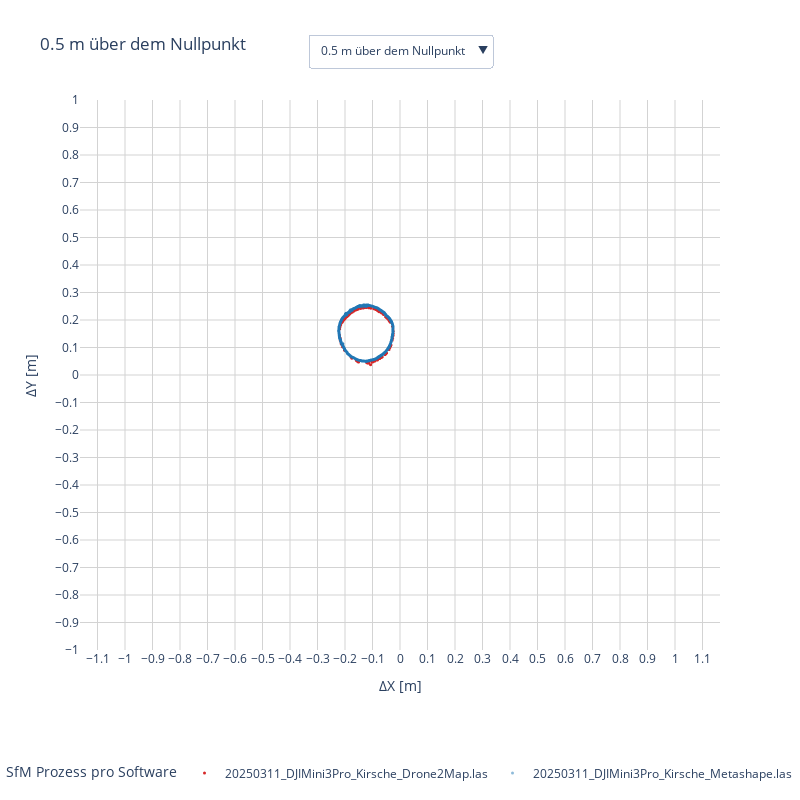

The notebook cell this image was saved under:
### Markdown cell above
### 1.5 interaktive horizontale Schnitte

### Code cell
import laspy
import numpy as np
import os
import plotly.graph_objs as go

# === Parameter ===
tolerance = 0.001
cut_levels = np.arange(0.5, 8.1, 0.5)
view_size = 1.0
colors = ["#d62728", "#1f77b4"]
alphas = [1.0, 0.5]

# === Referenzpunkt
tree_null = 279.675
tree_coord = (2615390.524, 1264898.409)
center_x, center_y = tree_coord
pc_dir = r"C:\_Data\BTh11\BTh11_Trieblaengenwachstum\05_Software_Comparison\50_BaseData\PointCloud"
las_files = [f for f in os.listdir(pc_dir) if f.endswith(".las")]

# === Punktwolken laden und verschieben
pointclouds = []
for filename in sorted(las_files):
    path = os.path.join(pc_dir, filename)
    las = laspy.read(path)
    x = np.array(las.x) - center_x
    y = np.array(las.y) - center_y
    z = np.array(las.z)
    pointclouds.append({
        "filename": filename,
        "x": x,
        "y": y,
        "z": z
    })

# === Plotly-Figur erstellen
fig = go.Figure()

# === Alle Schnitte als Traces hinzufügen
for j, level in enumerate(cut_levels):
    cut_height = tree_null + level

    for i, pc in enumerate(pointclouds):
        mask = (pc["z"] >= cut_height - tolerance) & (pc["z"] <= cut_height + tolerance)
        name = pc["filename"].replace("_clipped.las", "")

        fig.add_trace(go.Scattergl(
            x=pc["x"][mask],
            y=pc["y"][mask],
            mode='markers',
            marker=dict(size=3, color=colors[i], opacity=alphas[i]),
            name=name,
            legendgroup=name,
            showlegend=(j == 0),
            visible=(j == 0)
        ))

# === Dropdown-Menü definieren
buttons = []
for j, level in enumerate(cut_levels):
    vis = [False] * len(cut_levels) * len(pointclouds)
    for i in range(len(pointclouds)):
        vis[j * len(pointclouds) + i] = True

    label = f"{level:.1f} m über dem Nullpunkt"
    buttons.append(dict(label=label,
                        method="update",
                        args=[{"visible": vis},
                              {"title": label}]))

# === Layout-Anpassung
fig.update_layout(
    title=f"{cut_levels[0]:.1f} m über dem Nullpunkt",
    updatemenus=[dict(
        active=0,
        buttons=buttons,
        x=0.5,
        xanchor="center",
        y=1.12,
        yanchor="top"
    )],
    xaxis=dict(title="ΔX [m]", range=[-view_size, view_size], dtick=0.1,
               showgrid=True, gridcolor="lightgray", zeroline=False),
    yaxis=dict(title="ΔY [m]", range=[-view_size, view_size], dtick=0.1,
               showgrid=True, gridcolor="lightgray", zeroline=False,
               scaleanchor="x"),  # <- ACHSEN PROPORTIONAL
    legend=dict(title="SfM Prozess pro Software", orientation="h", yanchor="bottom", y=-0.25, x=0.5, xanchor="center"),
    plot_bgcolor="white",
    width=800,
    height=800,
    margin=dict(t=100)
)

fig.show()

### Figure 1 — Plotly figure (JSON) as saved in the notebook; plotly's stock layout.template omitted (floating-point values rounded to 4 significant figures; data arrays with more than 128 entries replaced by an {"elided": "..."} marker saying what was removed)
{"data": [{"legendgroup": "20250311_DJIMini3Pro_Kirsche_Drone2Map.las", "marker": {"color": "#d62728", "opacity": 1, "size": 3}, "mode": "markers", "name": "20250311_DJIMini3Pro_Kirsche_Drone2Map.las", "showlegend": true, "type": "scattergl", "visible": true, "x": {"elided": "137 float values"}, "y": {"elided": "137 float values"}}, {"legendgroup": "20250311_DJIMini3Pro_Kirsche_Metashape.las", "marker": {"color": "#1f77b4", "opacity": 0.5, "size": 3}, "mode": "markers", "name": "20250311_DJIMini3Pro_Kirsche_Metashape.las", "showlegend": true, "type": "scattergl", "visible": true, "x": {"elided": "1441 float values"}, "y": {"elided": "1441 float values"}}, {"legendgroup": "20250311_DJIMini3Pro_Kirsche_Drone2Map.las", "marker": {"color": "#d62728", "opacity": 1, "size": 3}, "mode": "markers", "name": "20250311_DJIMini3Pro_Kirsche_Drone2Map.las", "showlegend": false, "type": "scattergl", "visible": false, "x": {"elided": "154 float values"}, "y": {"elided": "154 float values"}}, {"legendgroup": "20250311_DJIMini3Pro_Kirsche_Metashape.las", "marker": {"color": "#1f77b4", "opacity": 0.5, "size": 3}, "mode": "markers", "name": "20250311_DJIMini3Pro_Kirsche_Metashape.las", "showlegend": false, "type": "scattergl", "visible": false, "x": {"elided": "789 float values"}, "y": {"elided": "789 float values"}}, {"legendgroup": "20250311_DJIMini3Pro_Kirsche_Drone2Map.las", "marker": {"color": "#d62728", "opacity": 1, "size": 3}, "mode": "markers", "name": "20250311_DJIMini3Pro_Kirsche_Drone2Map.las", "showlegend": false, "type": "scattergl", "visible": false, "x": {"elided": "156 float values"}, "y": {"elided": "156 float values"}}, {"legendgroup": "20250311_DJIMini3Pro_Kirsche_Metashape.las", "marker": {"color": "#1f77b4", "opacity": 0.5, "size": 3}, "mode": "markers", "name": "20250311_DJIMini3Pro_Kirsche_Metashape.las", "showlegend": false, "type": "scattergl", "visible": false, "x": {"elided": "822 float values"}, "y": {"elided": "822 float values"}}, {"legendgroup": "20250311_DJIMini3Pro_Kirsche_Drone2Map.las", "marker": {"color": "#d62728", "opacity": 1, "size": 3}, "mode": "markers", "name": "20250311_DJIMini3Pro_Kirsche_Drone2Map.las", "showlegend": false, "type": "scattergl", "visible": false, "x": {"elided": "174 float values"}, "y": {"elided": "174 float values"}}, {"legendgroup": "20250311_DJIMini3Pro_Kirsche_Metashape.las", "marker": {"color": "#1f77b4", "opacity": 0.5, "size": 3}, "mode": "markers", "name": "20250311_DJIMini3Pro_Kirsche_Metashape.las", "showlegend": false, "type": "scattergl", "visible": false, "x": {"elided": "1297 float values"}, "y": {"elided": "1297 float values"}}, {"legendgroup": "20250311_DJIMini3Pro_Kirsche_Drone2Map.las", "marker": {"color": "#d62728", "opacity": 1, "size": 3}, "mode": "markers", "name": "20250311_DJIMini3Pro_Kirsche_Drone2Map.las", "showlegend": false, "type": "scattergl", "visible": false, "x": {"elided": "1073 float values"}, "y": {"elided": "1073 float values"}}, {"legendgroup": "20250311_DJIMini3Pro_Kirsche_Metashape.las", "marker": {"color": "#1f77b4", "opacity": 0.5, "size": 3}, "mode": "markers", "name": "20250311_DJIMini3Pro_Kirsche_Metashape.las", "showlegend": false, "type": "scattergl", "visible": false, "x": {"elided": "12726 float values"}, "y": {"elided": "12726 float values"}}, {"legendgroup": "20250311_DJIMini3Pro_Kirsche_Drone2Map.las", "marker": {"color": "#d62728", "opacity": 1, "size": 3}, "mode": "markers", "name": "20250311_DJIMini3Pro_Kirsche_Drone2Map.las", "showlegend": false, "type": "scattergl", "visible": false, "x": {"elided": "650 float values"}, "y": {"elided": "650 float values"}}, {"legendgroup": "20250311_DJIMini3Pro_Kirsche_Metashape.las", "marker": {"color": "#1f77b4", "opacity": 0.5, "size": 3}, "mode": "markers", "name": "20250311_DJIMini3Pro_Kirsche_Metashape.las", "showlegend": false, "type": "scattergl", "visible": false, "x": {"elided": "10151 float values"}, "y": {"elided": "10151 float values"}}, {"legendgroup": "20250311_DJIMini3Pro_Kirsche_Drone2Map.las", "marker": {"color": "#d62728", "opacity": 1, "size": 3}, "mode": "markers", "name": "20250311_DJIMini3Pro_Kirsche_Drone2Map.las", "showlegend": false, "type": "scattergl", "visible": false, "x": {"elided": "530 float values"}, "y": {"elided": "530 float values"}}, {"legendgroup": "20250311_DJIMini3Pro_Kirsche_Metashape.las", "marker": {"color": "#1f77b4", "opacity": 0.5, "size": 3}, "mode": "markers", "name": "20250311_DJIMini3Pro_Kirsche_Metashape.las", "showlegend": false, "type": "scattergl", "visible": false, "x": {"elided": "9406 float values"}, "y": {"elided": "9406 float values"}}, {"legendgroup": "20250311_DJIMini3Pro_Kirsche_Drone2Map.las", "marker": {"color": "#d62728", "opacity": 1, "size": 3}, "mode": "markers", "name": "20250311_DJIMini3Pro_Kirsche_Drone2Map.las", "showlegend": false, "type": "scattergl", "visible": false, "x": {"elided": "580 float values"}, "y": {"elided": "580 float values"}}, {"legendgroup": "20250311_DJIMini3Pro_Kirsche_Metashape.las", "marker": {"color": "#1f77b4", "opacity": 0.5, "size": 3}, "mode": "markers", "name": "20250311_DJIMini3Pro_Kirsche_Metashape.las", "showlegend": false, "type": "scattergl", "visible": false, "x": {"elided": "10725 float values"}, "y": {"elided": "10725 float values"}}, {"legendgroup": "20250311_DJIMini3Pro_Kirsche_Drone2Map.las", "marker": {"color": "#d62728", "opacity": 1, "size": 3}, "mode": "markers", "name": "20250311_DJIMini3Pro_Kirsche_Drone2Map.las", "showlegend": false, "type": "scattergl", "visible": false, "x": {"elided": "524 float values"}, "y": {"elided": "524 float values"}}, {"legendgroup": "20250311_DJIMini3Pro_Kirsche_Metashape.las", "marker": {"color": "#1f77b4", "opacity": 0.5, "size": 3}, "mode": "markers", "name": "20250311_DJIMini3Pro_Kirsche_Metashape.las", "showlegend": false, "type": "scattergl", "visible": false, "x": {"elided": "11279 float values"}, "y": {"elided": "11279 float values"}}, {"legendgroup": "20250311_DJIMini3Pro_Kirsche_Drone2Map.las", "marker": {"color": "#d62728", "opacity": 1, "size": 3}, "mode": "markers", "name": "20250311_DJIMini3Pro_Kirsche_Drone2Map.las", "showlegend": false, "type": "scattergl", "visible": false, "x": {"elided": "474 float values"}, "y": {"elided": "474 float values"}}, {"legendgroup": "20250311_DJIMini3Pro_Kirsche_Metashape.las", "marker": {"color": "#1f77b4", "opacity": 0.5, "size": 3}, "mode": "markers", "name": "20250311_DJIMini3Pro_Kirsche_Metashape.las", "showlegend": false, "type": "scattergl", "visible": false, "x": {"elided": "10092 float values"}, "y": {"elided": "10092 float values"}}, {"legendgroup": "20250311_DJIMini3Pro_Kirsche_Drone2Map.las", "marker": {"color": "#d62728", "opacity": 1, "size": 3}, "mode": "markers", "name": "20250311_DJIMini3Pro_Kirsche_Drone2Map.las", "showlegend": false, "type": "scattergl", "visible": false, "x": {"elided": "266 float values"}, "y": {"elided": "266 float values"}}, {"legendgroup": "20250311_DJIMini3Pro_Kirsche_Metashape.las", "marker": {"color": "#1f77b4", "opacity": 0.5, "size": 3}, "mode": "markers", "name": "20250311_DJIMini3Pro_Kirsche_Metashape.las", "showlegend": false, "type": "scattergl", "visible": false, "x": {"elided": "8877 float values"}, "y": {"elided": "8877 float values"}}, {"legendgroup": "20250311_DJIMini3Pro_Kirsche_Drone2Map.las", "marker": {"color": "#d62728", "opacity": 1, "size": 3}, "mode": "markers", "name": "20250311_DJIMini3Pro_Kirsche_Drone2Map.las", "showlegend": false, "type": "scattergl", "visible": false, "x": {"elided": "248 float values"}, "y": {"elided": "248 float values"}}, {"legendgroup": "20250311_DJIMini3Pro_Kirsche_Metashape.las", "marker": {"color": "#1f77b4", "opacity": 0.5, "size": 3}, "mode": "markers", "name": "20250311_DJIMini3Pro_Kirsche_Metashape.las", "showlegend": false, "type": "scattergl", "visible": false, "x": {"elided": "7339 float values"}, "y": {"elided": "7339 float values"}}, {"legendgroup": "20250311_DJIMini3Pro_Kirsche_Drone2Map.las", "marker": {"color": "#d62728", "opacity": 1, "size": 3}, "mode": "markers", "name": "20250311_DJIMini3Pro_Kirsche_Drone2Map.las", "showlegend": false, "type": "scattergl", "visible": false, "x": {"elided": "272 float values"}, "y": {"elided": "272 float values"}}, {"legendgroup": "20250311_DJIMini3Pro_Kirsche_Metashape.las", "marker": {"color": "#1f77b4", "opacity": 0.5, "size": 3}, "mode": "markers", "name": "20250311_DJIMini3Pro_Kirsche_Metashape.las", "showlegend": false, "type": "scattergl", "visible": false, "x": {"elided": "5793 float values"}, "y": {"elided": "5793 float values"}}, {"legendgroup": "20250311_DJIMini3Pro_Kirsche_Drone2Map.las", "marker": {"color": "#d62728", "opacity": 1, "size": 3}, "mode": "markers", "name": "20250311_DJIMini3Pro_Kirsche_Drone2Map.las", "showlegend": false, "type": "scattergl", "visible": false, "x": [0.0642, -0.3896, -0.3914, -0.3925, 0.0644, 0.0628, -0.0871, -0.0868, 0.0954, -0.0854, -0.0882, -0.0939, -0.0986, -0.1046, -0.102, -0.1135, -0.1079, -0.109, -0.1184, -0.1161, -0.0963, -0.1191, -0.1161, -4.832, -3.58, -4.471, -4.418, -4.419, -4.45, -4.415, -4.403, -3.202, -3.214, 0.4417, 0.4466, 0.4391, 0.4477, 0.4502, 0.4304, 0.4356, 0.43, 0.4375, 0.2256, 0.4101, 0.4078, 0.3582, 0.3747, 0.3742, 0.3803, 0.381, 0.3697, 0.3714, 0.3843, 0.3597, 0.365, 0.3603, 0.3651, 0.3724], "y": [-0.3623, 0.131, 0.1199, 0.1224, 0.3579, 0.3613, 0.2268, 0.2284, 0.3578, 0.2185, 0.2218, 0.2256, 0.2283, 0.229, 0.2279, 0.2341, 0.2356, 0.2389, 0.2369, 0.2336, 0.2366, 0.2246, 0.2363, 4.991, 4.828, 4.99, 4.917, 4.928, 4.991, 4.929, 4.943, 4.581, 4.581, -0.632, -0.6306, -0.6316, -0.6284, -0.6271, -0.6235, -0.6273, -0.6166, -0.6142, -0.2305, -0.3231, -0.3189, 0.2845, 0.2926, 0.2927, 0.2888, 0.2863, 0.3007, 0.2987, 0.2808, 0.3056, 0.2987, 0.3021, 0.2962, 0.2891]}, {"legendgroup": "20250311_DJIMini3Pro_Kirsche_Metashape.las", "marker": {"color": "#1f77b4", "opacity": 0.5, "size": 3}, "mode": "markers", "name": "20250311_DJIMini3Pro_Kirsche_Metashape.las", "showlegend": false, "type": "scattergl", "visible": false, "x": {"elided": "3622 float values"}, "y": {"elided": "3622 float values"}}, {"legendgroup": "20250311_DJIMini3Pro_Kirsche_Drone2Map.las", "marker": {"color": "#d62728", "opacity": 1, "size": 3}, "mode": "markers", "name": "20250311_DJIMini3Pro_Kirsche_Drone2Map.las", "showlegend": false, "type": "scattergl", "visible": false, "x": [0.1861, 0.1902, -0.205, 0.0429, 0.0404, 0.0352, 0.1103, -0.2068, -3.602, -3.613, -4.4, -2.979, 0.5574], "y": [-0.1726, -0.1712, 0.0581, -0.0345, -0.0322, -0.0283, 0.4798, 0.2982, 4.642, 4.645, 4.667, 4.097, -0.437]}, {"legendgroup": "20250311_DJIMini3Pro_Kirsche_Metashape.las", "marker": {"color": "#1f77b4", "opacity": 0.5, "size": 3}, "mode": "markers", "name": "20250311_DJIMini3Pro_Kirsche_Metashape.las", "showlegend": false, "type": "scattergl", "visible": false, "x": {"elided": "1983 float values"}, "y": {"elided": "1983 float values"}}, {"legendgroup": "20250311_DJIMini3Pro_Kirsche_Drone2Map.las", "marker": {"color": "#d62728", "opacity": 1, "size": 3}, "mode": "markers", "name": "20250311_DJIMini3Pro_Kirsche_Drone2Map.las", "showlegend": false, "type": "scattergl", "visible": false, "x": [-3.511, -3.543, -3.528, -2.36, -2.367], "y": [4.406, 4.421, 4.808, 4.656, 4.709]}, {"legendgroup": "20250311_DJIMini3Pro_Kirsche_Metashape.las", "marker": {"color": "#1f77b4", "opacity": 0.5, "size": 3}, "mode": "markers", "name": "20250311_DJIMini3Pro_Kirsche_Metashape.las", "showlegend": false, "type": "scattergl", "visible": false, "x": {"elided": "1216 float values"}, "y": {"elided": "1216 float values"}}], "layout": {"height": 800, "legend": {"orientation": "h", "title": {"text": "SfM Prozess pro Software"}, "x": 0.5, "xanchor": "center", "y": -0.25, "yanchor": "bottom"}, "margin": {"t": 100}, "plot_bgcolor": "white", "title": {"text": "0.5 m über dem Nullpunkt"}, "updatemenus": [{"active": 0, "buttons": [{"args": [{"visible": [true, true, false, false, false, false, false, false, false, false, false, false, false, false, false, false, false, false, false, false, false, false, false, false, false, false, false, false, false, false, false, false]}, {"title": "0.5 m über dem Nullpunkt"}], "label": "0.5 m über dem Nullpunkt", "method": "update"}, {"args": [{"visible": [false, false, true, true, false, false, false, false, false, false, false, false, false, false, false, false, false, false, false, false, false, false, false, false, false, false, false, false, false, false, false, false]}, {"title": "1.0 m über dem Nullpunkt"}], "label": "1.0 m über dem Nullpunkt", "method": "update"}, {"args": [{"visible": [false, false, false, false, true, true, false, false, false, false, false, false, false, false, false, false, false, false, false, false, false, false, false, false, false, false, false, false, false, false, false, false]}, {"title": "1.5 m über dem Nullpunkt"}], "label": "1.5 m über dem Nullpunkt", "method": "update"}, {"args": [{"visible": [false, false, false, false, false, false, true, true, false, false, false, false, false, false, false, false, false, false, false, false, false, false, false, false, false, false, false, false, false, false, false, false]}, {"title": "2.0 m über dem Nullpunkt"}], "label": "2.0 m über dem Nullpunkt", "method": "update"}, {"args": [{"visible": [false, false, false, false, false, false, false, false, true, true, false, false, false, false, false, false, false, false, false, false, false, false, false, false, false, false, false, false, false, false, false, false]}, {"title": "2.5 m über dem Nullpunkt"}], "label": "2.5 m über dem Nullpunkt", "method": "update"}, {"args": [{"visible": [false, false, false, false, false, false, false, false, false, false, true, true, false, false, false, false, false, false, false, false, false, false, false, false, false, false, false, false, false, false, false, false]}, {"title": "3.0 m über dem Nullpunkt"}], "label": "3.0 m über dem Nullpunkt", "method": "update"}, {"args": [{"visible": [false, false, false, false, false, false, false, false, false, false, false, false, true, true, false, false, false, false, false, false, false, false, false, false, false, false, false, false, false, false, false, false]}, {"title": "3.5 m über dem Nullpunkt"}], "label": "3.5 m über dem Nullpunkt", "method": "update"}, {"args": [{"visible": [false, false, false, false, false, false, false, false, false, false, false, false, false, false, true, true, false, false, false, false, false, false, false, false, false, false, false, false, false, false, false, false]}, {"title": "4.0 m über dem Nullpunkt"}], "label": "4.0 m über dem Nullpunkt", "method": "update"}, {"args": [{"visible": [false, false, false, false, false, false, false, false, false, false, false, false, false, false, false, false, true, true, false, false, false, false, false, false, false, false, false, false, false, false, false, false]}, {"title": "4.5 m über dem Nullpunkt"}], "label": "4.5 m über dem Nullpunkt", "method": "update"}, {"args": [{"visible": [false, false, false, false, false, false, false, false, false, false, false, false, false, false, false, false, false, false, true, true, false, false, false, false, false, false, false, false, false, false, false, false]}, {"title": "5.0 m über dem Nullpunkt"}], "label": "5.0 m über dem Nullpunkt", "method": "update"}, {"args": [{"visible": [false, false, false, false, false, false, false, false, false, false, false, false, false, false, false, false, false, false, false, false, true, true, false, false, false, false, false, false, false, false, false, false]}, {"title": "5.5 m über dem Nullpunkt"}], "label": "5.5 m über dem Nullpunkt", "method": "update"}, {"args": [{"visible": [false, false, false, false, false, false, false, false, false, false, false, false, false, false, false, false, false, false, false, false, false, false, true, true, false, false, false, false, false, false, false, false]}, {"title": "6.0 m über dem Nullpunkt"}], "label": "6.0 m über dem Nullpunkt", "method": "update"}, {"args": [{"visible": [false, false, false, false, false, false, false, false, false, false, false, false, false, false, false, false, false, false, false, false, false, false, false, false, true, true, false, false, false, false, false, false]}, {"title": "6.5 m über dem Nullpunkt"}], "label": "6.5 m über dem Nullpunkt", "method": "update"}, {"args": [{"visible": [false, false, false, false, false, false, false, false, false, false, false, false, false, false, false, false, false, false, false, false, false, false, false, false, false, false, true, true, false, false, false, false]}, {"title": "7.0 m über dem Nullpunkt"}], "label": "7.0 m über dem Nullpunkt", "method": "update"}, {"args": [{"visible": [false, false, false, false, false, false, false, false, false, false, false, false, false, false, false, false, false, false, false, false, false, false, false, false, false, false, false, false, true, true, false, false]}, {"title": "7.5 m über dem Nullpunkt"}], "label": "7.5 m über dem Nullpunkt", "method": "update"}, {"args": [{"visible": [false, false, false, false, false, false, false, false, false, false, false, false, false, false, false, false, false, false, false, false, false, false, false, false, false, false, false, false, false, false, true, true]}, {"title": "8.0 m über dem Nullpunkt"}], "label": "8.0 m über dem Nullpunkt", "method": "update"}], "x": 0.5, "xanchor": "center", "y": 1.12, "yanchor": "top"}], "width": 800, "xaxis": {"dtick": 0.1, "gridcolor": "lightgray", "range": [-1, 1], "showgrid": true, "title": {"text": "ΔX [m]"}, "zeroline": false}, "yaxis": {"dtick": 0.1, "gridcolor": "lightgray", "range": [-1, 1], "scaleanchor": "x", "showgrid": true, "title": {"text": "ΔY [m]"}, "zeroline": false}}}
